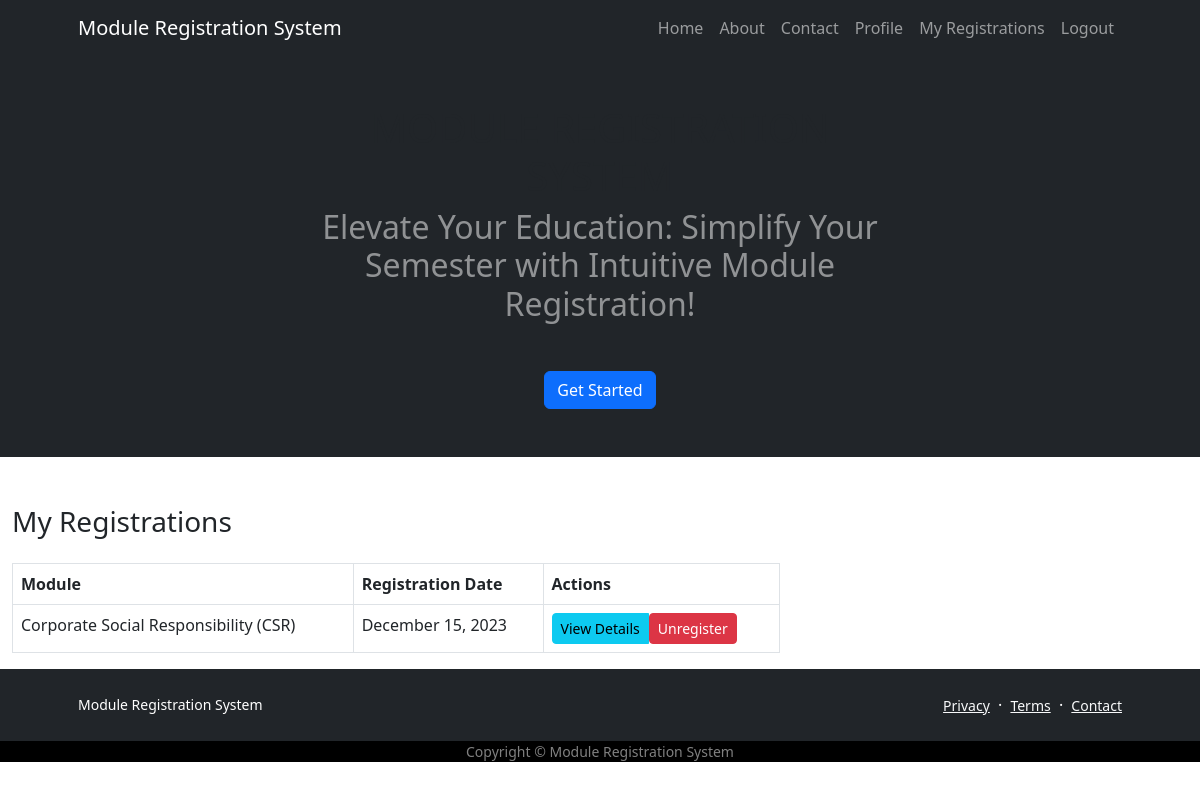
Page /my_registrations/ (signed in) on the earlier database version.
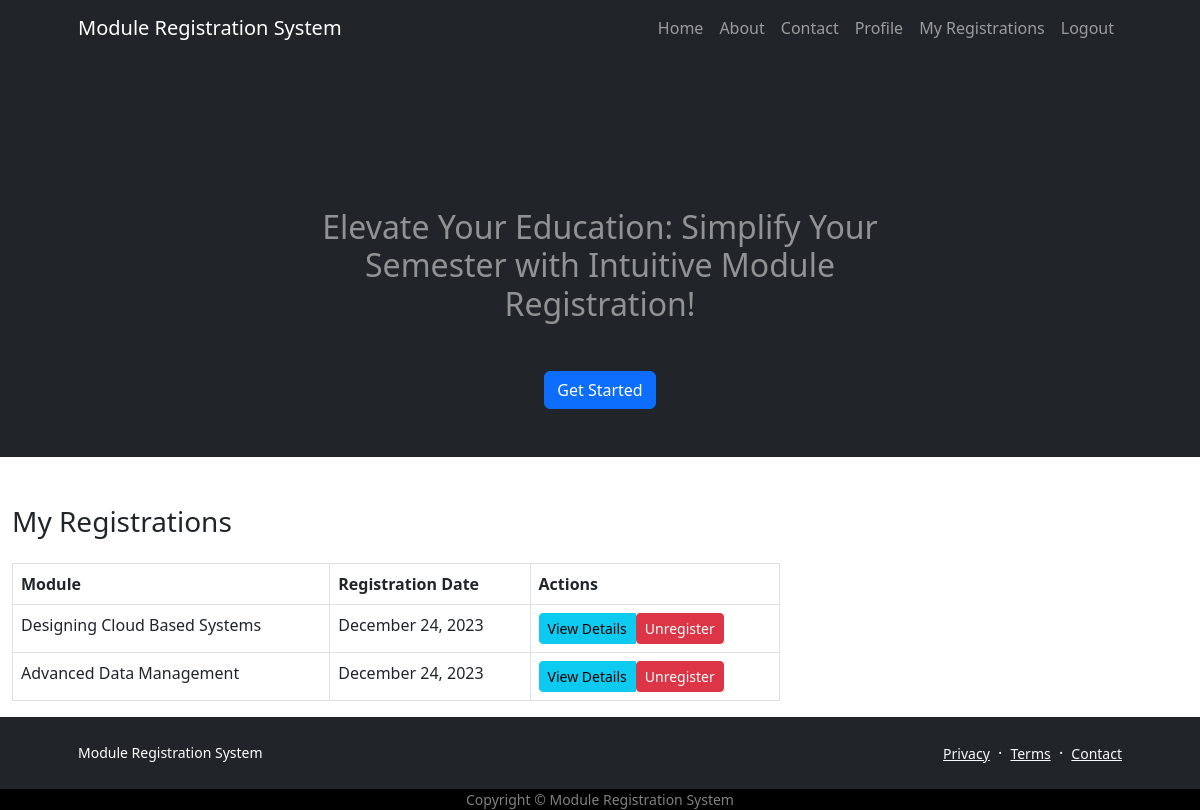
Same page on the later database version.
### itreporting/models.py (models this page shows, shortened)
class Registration(models.Model):
    student = models.ForeignKey(User, related_name = 'registrations', on_delete = models.CASCADE)
    module = models.ForeignKey(Module, related_name = 'registrations', on_delete = models.CASCADE)
    date_of_registration = models.DateField(default = timezone.now)

class Module(models.Model):
    name = models.TextField(max_length = 100)
    code = models.CharField(max_length = 5)
    credit = models.CharField(max_length = 5)
    category = models.CharField(max_length = 100, choices = [('Humanities', 'Humanities'),
                                                            ('Social Sciences', 'Social Sciences'),
                                                            ('Natural Sciences', 'Natural Sciences'),
                                                            ('Mathematics and Satistics', 'Mathematics and Statistics'),
                                                            ('Computer Science and Information Technology', 'Computer Science and Information Technology'),
                                                            ('Engineering', 'Engineering'),
                                                            ('Health Sciences', 'Health Sciences'),
                                                            ('Business and Economics', 'Business and Economics'),
                                                            ('Fine Arts', 'Fine Arts'),
                                                            ('Law', 'Law'),
                                                            ('Languages and Linguistics', 'Languages and Linguistics'),
                                                            ('Architecture', 'Architecture')])
    description = models.TextField()
    availability = models.CharField(max_length = 100, choices = [('Open', 'Open'), ('Closed', 'Closed')])
    courses = models.ManyToManyField(Group)

### itreporting/views.py (the view)
# urls.py: path('my_registrations/', views.my_registrations, name='my-registrations'),
def my_registrations(request):
    user_registrations = Registration.objects.filter(student=request.user)
    context = {'user_registrations': user_registrations}
    return render(request, 'itreporting/myregistrations.html', context)

### itreporting/templates/itreporting/myregistrations.html (shortened to what this page needs)
{% extends "itreporting/base.html" %}
{% block content %}
<div class="container mt-5">
    <h3 class="mb-4">My Registrations</h3>
    <div class="table-responsive">
        {% if user_registrations %}
            <table class="table table-bordered">
                <thead>
                    <tr>
                        <th>Module</th>
                        <th>Registration Date</th>
                        <th>Actions</th>
                    </tr>
                </thead>
                <tbody>
                    {% for registration in user_registrations %}
                    <tr>
                        <td>{{ registration.module.name }}</td>
                        <td>{{ registration.date_of_registration|date:"F d, Y" }}</td>
                        <td>
                            <div class="btn-group" role="group" aria-label="Actions">
                                <a href="{% url 'itreporting:module-detail' pk=registration.module.id %}" class="btn btn-info btn-sm">View Details</a>
                                <form method="post" action="{% url 'itreporting:unregister-module' module_id=registration.module.id %}" class="d-inline">
                                    <button type="submit" class="btn btn-danger btn-sm">Unregister</button>
                                </form>
                            </div>
                        </td>
                    </tr>
                {% endfor %}
                </tbody>
            </table>
        {% else %}
            <p>No registrations yet. Click <a href="{% url 'itreporting:modules' fk=user.groups.first.id %}">here</a> to register to modules on your course!</p>
        {% endif %}
    </div>
</div>
{% endblock content %}

Differences in the rows shown:
removed Registration: module.name "Corporate Social Responsibility (CSR)", date_of_registration "December 15, 2023"
added Registration: module.name "Designing Cloud Based Systems", date_of_registration "December 24, 2023"
added Registration: module.name "Advanced Data Management", date_of_registration "December 24, 2023"
